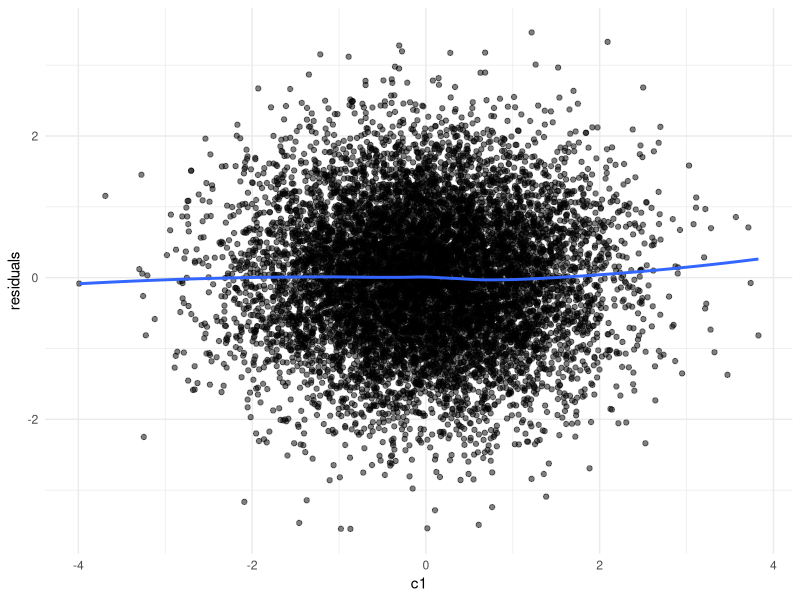

Generate this figure with R:
# Here we create a script to create a data simulation for panel data. 
# We simulate X and Y, having autoregressive effects and a lag-1 crossed effect. 
# X and Y are both affected by a number of confounding variables C, which have stable effects
# over time as they represent time-invariant confounding variables, such as IQ. 
# The data simulation model will have the following properties:

# 1. Each variable will have an innovation (or unexplained variance) such that the total variance of each variable is 1.
# 2. Each variable will have a mean of 0. 
# 3. The autoregressive effects will be set to 0.25 for both X and Y.
# 4. The crossed lag-1 effect of X on Y will be set to 0.1.
# 5. The confounding variables will have effects of 0.2 on X and 0.15 Y.
# 6. The innovations will have residual correlations of 0.3 at each time-point, but not across time-points.

# Let's rephrase what we are doing here. We have got some knowns, because we specify them. They include the
# effects matrix A, the effects matrix B and the variance matrix psi. We also know that the diagonal of S 
# is supposed to be 1. This leaves us with 2 unknowns. We do not know the variance of the innovations, and we
# do not know the covariance between X and Y. Hence all code is actually just a way of solving for these unknowns
# that we need to simulate data. 

# reproducibility
set.seed(427) 

# load required libraries
library(mvtnorm)
library(psych)                                             # for descriptives
library(lavaan)                                            # for fitting CLPM
library(tidyverse)

### CLPM parameters ###
N <- 100000                                                # number of people
T <- 5                                                     # number of time points

ax <- 0.25                                                 # effect of X_(t-1) on X_t
ay <- 0.25                                                 # effect of Y_(t-1) on Y_t
bx <- 0.10                                                 # effect of Y_(t-1) on X_t
by <- 0.10                                                 # effect of X_(t-1) on Y_t
rho <- 0.30                                                # residual correlation of innovations
                                                          
# create the path matrix A from these effects
A <- matrix(c(ax, by, bx, ay), nrow=2, byrow=TRUE)

### confounder parameters ###
k <- 3                                                     # number of confounders
gamma_x <- c(0.30, 0.20, 0.10)                             # effect of confounders on X_t, where the first entry is the effect of confounder 1 on X_t, etc. 
gamma_y <- c(0.30, 0.20, 0.10)                             # effect of confounders on Y_t, where the first entry is the effect of confounder 1 on Y_t, etc.
tau2 <- c(1, 1, 1)                                         # variances of confounders

B <- rbind(gamma_x, gamma_y)                               # create the path matrix B from these effects
Psi  <- diag(tau2)                                         # variance-covariance matrix of confounders, which is just a k*k identity matrix since var=1 and cov=0

### varcov matrixes ###
# we want the variance of each variable to be 1
S_target <- diag(2)                                        # since we have two variables, X and Y, we create a 2x2 identity matrix. This assumes NO covariance between X and Y
                                                           # further than the effects that were specified before

# the confounders are the only exogenous variables
# and as such, we can calculate the variance that they contribute to each variable (or occasion of the variable) directly
# which is simply the variance of the confounders*effect size 
# psi contains their varcov matrix, and B contains the effect sizes. 
# we use var(Ax) = A*var(x)*A' -> B*psi*B', and since psi=I, we get B*B'
# however, if we wished to specify correlated confounders, we could do so by changing psi accordingly.
S_U  <- B %*% Psi %*% t(B)

# now we want to specify a correlation rho between the innovations of X and Y.
# which means the part that is not explained by the confounders or lagged relationships
# still correlate with each other. Our job is to finjd out: given we specify a value rho,
# denoting the correlation between the innovations of X and Y, what must the covariance between X and Y be,
# while accounting for the covariance that is already induced by the confounders and the lagged relationships.
# In one question: Given S_U, A and our desired rho, what must the covariance between X and Y be in order for
# the system to be stationary? 

find_c <- function(A, S_U, rho) {

  # function of c: difference between actual innovation correlation and target rho
  # we need to calculate how much covariance is induced by c and the lagged relationships
  f <- function(c) {

    # target stationary covariance of (X_t, Y_t)
    # the variances are 1 since we specified them to be
    # and the covariance is c, which we are searching for
    S_target_c <- matrix(c(1, c,
                           c, 1),
                         nrow = 2, byrow = TRUE)
    
    # dynamic part variance
    # first we get rid of the confounder-induced variance
    S_dyn_c <- S_target_c - S_U
    
    # now we can compute the innovation covariance matrix
    # based on the stationarity constraints
    Sigma_e_c <- S_dyn_c - t(A) %*% S_dyn_c %*% A
    
    # compute correlation of innovations
    # the variation of innovations of X is v1
    v1 <- Sigma_e_c[1, 1]
    # the variation of innovations of Y is v2
    v2 <- Sigma_e_c[2, 2]
    # their covariance is cov12
    cov12 <- Sigma_e_c[1, 2]
    #their correlation is then:
    corr_e <- cov12 / sqrt(v1 * v2)
    
    # this is then the difference between the desired correlation and the actual correlation
    corr_e - rho
  }

  # now this function f(c) should be zero when we have found the correct c
  # as such we can look for the value of corr_e that makes f(c) = 0.
  # Note that if the matrix A would be symmetric, then v1=v2, and we have
  # a closed form solution for v. With two uknowns, we lack an equation and
  # need to solve numerically. 
  uniroot(f, interval = c(-0.99, 0.99))$root
}

# use the function to find the required covariance between X and Y
c_stat <- find_c(A, S_U, rho)

# overwrite S_target to include the stationary covariance between X and Y
S_target <- matrix(c(1, c_stat,
                     c_stat, 1),
                   nrow = 2, byrow = TRUE)

# variance by the dynamic process:
# now we know that any variance that does not come directly from the confounder, must come from the dynamic process (feed forward + innovations)
# since we also know that we want the variance of our variables to be 1, we can calculate the variance that we can still 'spend'
# on the dynamic part by simple subtraction:
S_dyn <- S_target - S_U

# now we can check if our matrix is positive semidefinite (i.e. that all eigenvalues are positive)
# i.e. we do not want to set our requirement so that we must generate data with negative variances. 
# we check that here.
# first we make it robust to small numerical errors created by floating point storage (S_dyn + t(S_dyn))/2
# and then extract the eigenvalues
eS <- eigen((S_dyn + t(S_dyn))/2)$values
# check if any are very close to, or smaller than 0. 
eS[eS<1e-10]

# now we need to compute the innovation covariance matrix.
# we compute how much innovation variance we must add, such that the dynamic process is stationary. 
# which means that the variance of X_t is and Y_t do not change over time.
# read it like: how much innovation variance must we add such that the variance of each variable equals S_dynn. 
# and remember that if the variance of the dynamic process equals S_dynn, then all our variablles have variances equal to S_target.
# 1. X_t = A X_(t-1) + e_t
# 2. for all variables: D_t = A'D_t-1 + e_t
# 3. S_dynn = var(D_t) = A S_dynA' + S_e (Since var(X_t) = A^2 * var(X_t-1) + var(e_t))
# 4. solve for S_e: S_e = S_dyn - A S_dyn A'
# note that this only works because the system is stationary! we can exclude the variance D_t receives directly from the confounders
# since it is the same at every step, and the variance of the dynamic process is the same at every step. If this would not be the case
# we would need to use formulas to compute how much innovation should be added to each measurement occasion separately.
Sigma_e <- S_dyn - t(A) %*% S_dyn %*% A

# and again we fix potential rounding error
Sigma_e <- (Sigma_e + t(Sigma_e))/2

# For t = 1, there is no carryover from a previous wave. The observed var-cov should be:
# Var([X1,Y1]) = S_U + Sigma_e1. To keep the same S_target at t=1, set:
Sigma_e1 <- S_dyn                             # because S_target = S_U + S_dyn
Sigma_e1 <- (Sigma_e1 + t(Sigma_e1))/2

# we can first generate our confounders, since they are exogenous
# we use the function rmvnorm to generate multivariate normal data
U <- rmvnorm(N, 
  mean=rep(0, k),                             # mean of confounders = 0, since we want standardised effect sizes
  sigma=Psi)                                  # variance-covariance matrix of confounders (I in this case)

# now we can simulate the dynamic process data for X and Y
# we add here the entire variance to each variable, so that is feed forward + innovations
# these are only X1 and Y1, so they only have the direct confounder effects

#  for t = 1: no lag yet, so Ddyn = e1 with Sigma_e1 ----
Ddyn <- rmvnorm(N,                            
  mean=c(0,0),                                # mean of the variables X and Y = 0, since we want standardised effect sizes
  sigma=Sigma_e1)                             # dynamic part covariance for the first wave

# initialise df with N rows and 2*T + k columns. 2*T for X and Y, k for confounders
df <- matrix(NA, nrow = N, ncol = 2*T + k)
colnames(df) <- c(paste0("x", 1:T),
                  paste0("y", 1:T),
                  paste0("c", 1:k))

# save the confounder
df[, (2*T + 1):(2*T + k)] <- U

# we now add to the first wave X and Y the direct confounder effects
# where we have our confounders (U) and the effect sizes (B)
obs1 <- Ddyn + U %*% t(B)

# we an store the first wave in our dataframe now
df[, 1] <- obs1[, 1] 
df[, 1+T ] <- obs1[, 2]

# a next wave can be simulated as:
# Ddyn <- Ddyn %*% t(A) + rmvnorm(N, sigma=Sigma_e)
# where we get the previous wave observations, times their effect sizes + the innovations such that var=1. 
# and afterwards we can again add the direct confounder effects
# obs <- Ddyn + U %*% t(B)
# write a loop to do this up to T occasions:
for(i in 2:T){ 

  # simulate the dynamic part
  Ddyn <- Ddyn %*% t(A) + rmvnorm(N, sigma = Sigma_e) 

  # add the direct confounder effects
  obs <- Ddyn + U %*% t(B) 

  # move the data to the dataframe
  df[, i] <- obs[, 1] 
  df[, i+T ] <- obs[, 2] }

# check that the variance of each variable are 1
round(apply(df, 2, var), 3)

# check the varcov matrix
sigma <- cov(df)
round(sigma, 3)

# check descriptives
describe(df)

# create a sample dataframe for plotting residuals 
df_sample <- df[sample(1:nrow(df), 10000), ]

# fit a linear regression between X at t=1 and Y at t=2
lm_fit <- lm(x1 ~ c1, data = as.data.frame(df_sample))

# save the residuals
residuals <- lm_fit$residuals

# plot the residuals versus X1
ggplot(df_sample, aes(x = c1, y = residuals)) +
  geom_point(alpha = 0.5) +
  geom_smooth(method = "loess", se = FALSE) +
  theme_minimal()
